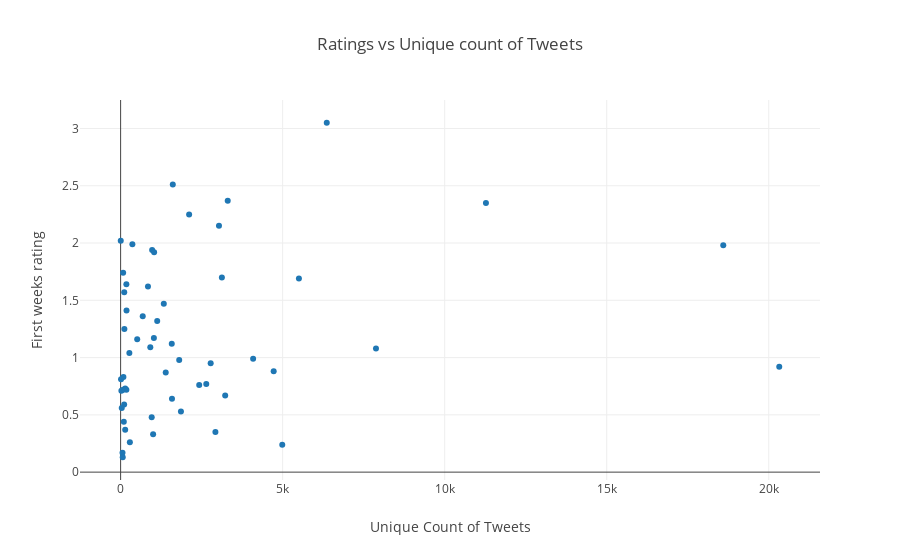

Notebook source saved alongside this figure:
### Code cell
trace0=go.Scatter(
    x=train_ratings_features['uniq_tweets'],
    y=train_ratings_features['first'],
    mode='markers',
    name='train',
    text=train_ratings_features.nname
#     marker=dict(color='rbga(255, 128, 255, 0.8)')
    )
data=[trace0]
layout=go.Layout(title="Ratings vs Unique count of Tweets",xaxis={'title':'Unique Count of Tweets'},yaxis={'title':'First weeks rating'})
fig=dict(data=data,layout=layout)
iplot(fig)

### Figure 1 — Plotly figure (JSON) as saved in the notebook; plotly's stock layout.template omitted (floating-point values rounded to 4 significant figures)
{"data": [{"mode": "markers", "name": "train", "text": ["colors-tv---show--dance-deewane-Mentions", "RADHAKRISHN-Mentions", "colorstv-show-bepannaah-Mentions", "KAUNBANEGACROREPATI-Mentions", "starplus-show-qayamat-ki-raat-Mentions", "zee-tv---show---ishq-subhan-allah-Mentions", "Guddan-Mentions", "ALADDINNAAMTOHSUNAHOGA-Mentions", "BIGGBOSS-Mentions", "IndiasGotTalent-Mentions", "zeetv-shows-tujhse-hai-rabta-Mentions", "starplus-show-kulfi-kumar-bajewala-Mentions", "zeetv-shows-india-best-dramebaaz-Mentions", "zeetv-show-did-lil-masters-Mentions", "NAZAR-Mentions", "colorstv-show-belan-wali-bahu-Mentions", "colorstv-show-kaun-hai-Mentions", "colors-tv-show-dastan-e-mohabbat-Mentions", "colorstv-show-roop-mard-ka-naya-swaroop-Mentions", "COMEDYCIRCUS-Mentions", "ENTERTAINMENTKIRAAT-Mentions", "zeetv-show-ye-teri-galiyan-Mentions", "zeetv-shows-sa-re-ga-ma-pa-Mentions", "sony-tv--show---cid-Mentions", "KRISHNACHALILONDON-Mentions", "colorstv-show-silsila-badalte-rishton-ka-Mentions", "zeetv-show-aap-ke-aa-jane-se-Mentions", "star-plus-show-dil-hai-hindustani--Mentions", "JIJAJICHHATPARHAIN-Mentions", "sony-tv-show-dus-ka-dum-Mentions", "sonytv-show-prithvi-vallabh-Mentions", "zeetv---show---kaleerein-Mentions", "KARNSANGINI-Mentions", "starplus-show-mariam-khan-reporting-live-Mentions", "zee-tv-shows-fear-files-Mentions", "SAVDHAANINDIA-INDIAFIGHTSBACK-Mentions", "starplus-show-sabse-smart-kaun-Mentions", "KHICHDI-Mentions", "PAPABYCHANCE-Mentions", "CHANDRASHEKAR-Mentions", "sonysab-show-saat-phero-ki-hera-pherie-Mentions", "DEVONKEDEVMAHADEV-Mentions", "andtvofficial-show-love-me-india-Mentions", "colorstv-show-kasam-Mentions", "THEVOICEINDIAKIDS-Mentions", "MUSKAAN-Mentions", "BEECHWALEBAPUDEKHRAHAHAI-Mentions", "sonysab-show-namune-Mentions", "sonytv-show-crime-patrol-Mentions", "sonysab-show-shriman-shrimati-phir-se-Mentions", "TEDTALKSINDIANAYISOCH-Mentions", "DILHITOHAI-Mentions", "JIODHANDHANADHANLIVE-Mentions", "zee-tv---show---juzzbaaat-Mentions", "andtvofficial-show-mitegi-lakshmanrekha-Mentions", "andtvofficial-show-bitti-businesswali-Mentions"], "type": "scatter", "uid": "c05cd2cf-3b42-430b-a3ee-c59c00ed15b3", "x": [6361, 1610, 3305, 11273, 2114, 3035, 4, 363, 18597, 973, 1033, 78, 3124, 5502, 177, 844, 111, 1332, 182, 682, 1129, 116, 1027, 512, 1578, 916, 7880, 270, 4089, 1808, 2779, 20324, 4723, 1392, 86, 13, 2643, 2425, 141, 77, 178, 24, 3227, 1585, 109, 35, 1861, 959, 98, 141, 2925, 1003, 285, 4988, 58, 65], "y": [3.05, 2.51, 2.37, 2.35, 2.25, 2.15, 2.02, 1.99, 1.98, 1.94, 1.92, 1.74, 1.7, 1.69, 1.64, 1.62, 1.57, 1.47, 1.41, 1.36, 1.32, 1.25, 1.17, 1.16, 1.12, 1.09, 1.08, 1.04, 0.99, 0.98, 0.95, 0.92, 0.88, 0.87, 0.83, 0.81, 0.77, 0.76, 0.73, 0.72, 0.72, 0.71, 0.67, 0.64, 0.59, 0.56, 0.53, 0.48, 0.44, 0.37, 0.35, 0.33, 0.26, 0.24, 0.17, 0.13]}], "layout": {"title": "Ratings vs Unique count of Tweets", "xaxis": {"title": "Unique Count of Tweets"}, "yaxis": {"title": "First weeks rating"}}}
